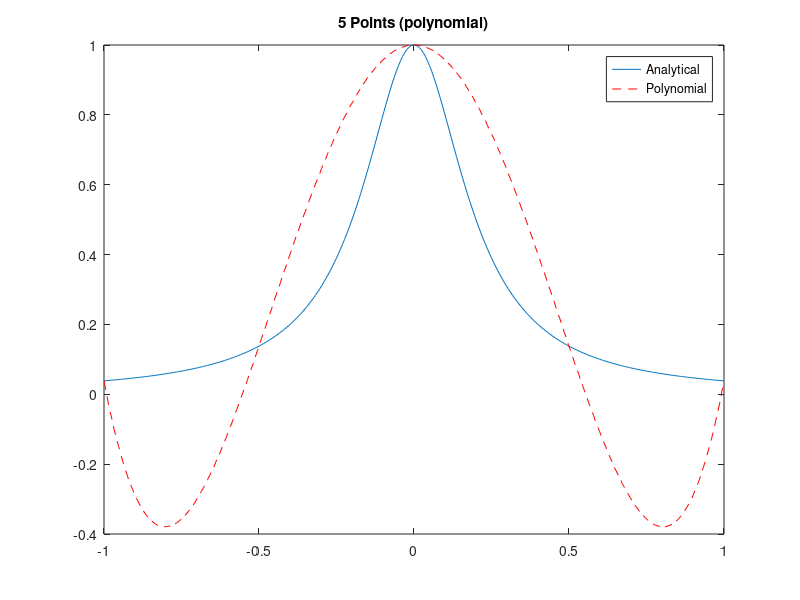
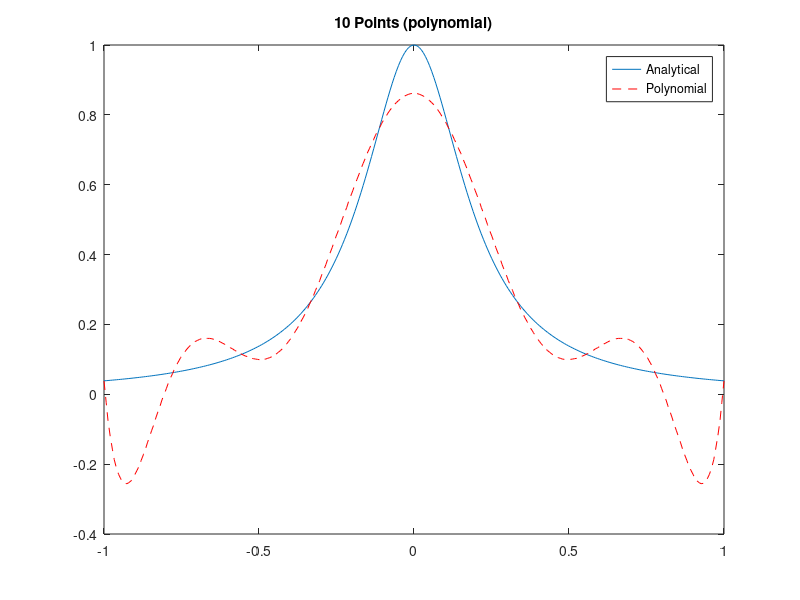
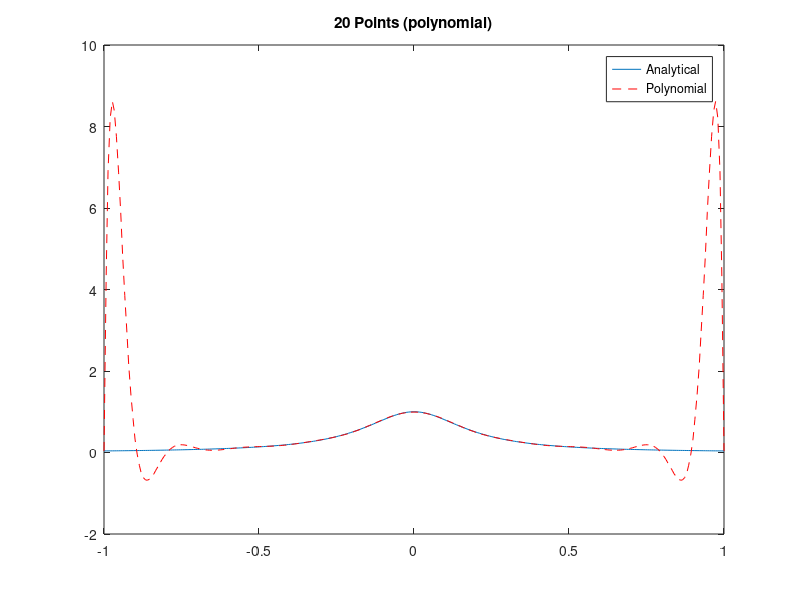
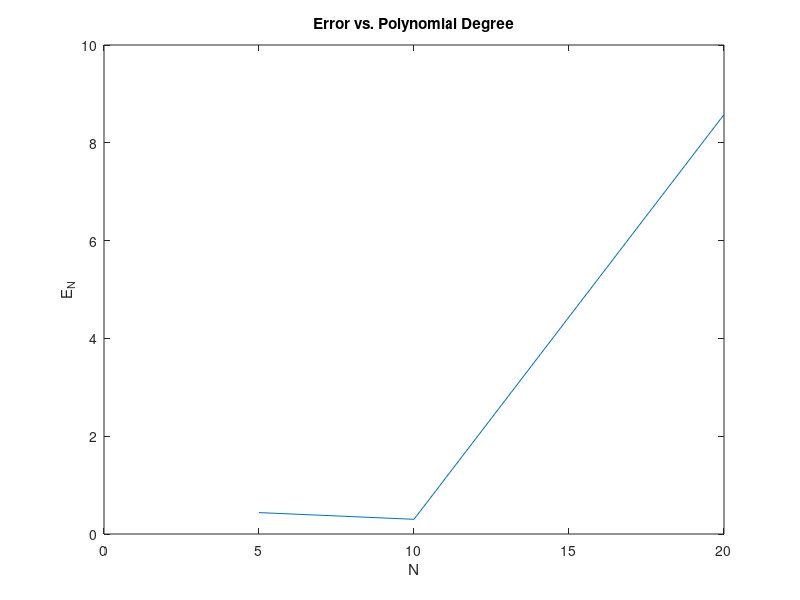

Reproduce these figures in MATLAB, in order.
x5=zeros(1,300);
y5=x5;
x10 = x5;
y10 = x5;
x20 = x5;
y20 = x5;
full5 = load('p5.txt');
full10 = load('p10.txt');
full20 = load('p20.txt');
for i =1:300
    x5(i) = full5(2*i-1);
    y5(i) = full5(2*i);
    x10(i) = full10(2*i-1);
    y10(i) = full10(2*i);
    x20(i) = full20(2*i-1);
    y20(i) = full20(2*i);
end
ya = 1./(1+25*x5.^2);
plot(x5,ya,x5,y5,'--r')
title('5 Points (polynomial)')
legend('Analytical','Polynomial')
figure
plot(x5,ya,x10,y10,'--r')
title('10 Points (polynomial)')
legend('Analytical','Polynomial')
figure
plot(x5,ya,x20,y20,'--r')
title('20 Points (polynomial)')
legend('Analytical','Polynomial')
figure

EN=zeros(1,3);
EN(1) = max(abs(ya-y5));
EN(2) = max(abs(ya-y10));
EN(3) = max(abs(ya-y20));
plot([5,10,20],EN)
xlabel('N')
ylabel('E_N')
title('Error vs. Polynomial Degree')
figure


full5 = load('c5.txt');
full10 = load('c10.txt');
full20 = load('c20.txt');
for i =1:300
    x5(i) = full5(2*i-1);
    y5(i) = full5(2*i);
    x10(i) = full10(2*i-1);
    y10(i) = full10(2*i);
    x20(i) = full20(2*i-1);
    y20(i) = full20(2*i);
end

plot(x5,ya,x5,y5,'--r')
title('5 Points (cubic spline)')
legend('Analytical','Cubic spline')
figure
plot(x5,ya,x10,y10,'--r')
title('10 Points (cubic spline)')
legend('Analytical','Cubic spline')
figure
plot(x5,ya,x20,y20,'--r')
title('20 Points (cubic spline)')
legend('Analytical','Cubic spline')
figure

EN=zeros(1,3);
EN(1) = max(abs(ya-y5));
EN(2) = max(abs(ya-y10));
EN(3) = max(abs(ya-y20));
plot([5,10,20],EN)
xlabel('N')
ylabel('E_N')
title('Error vs. Number of points')